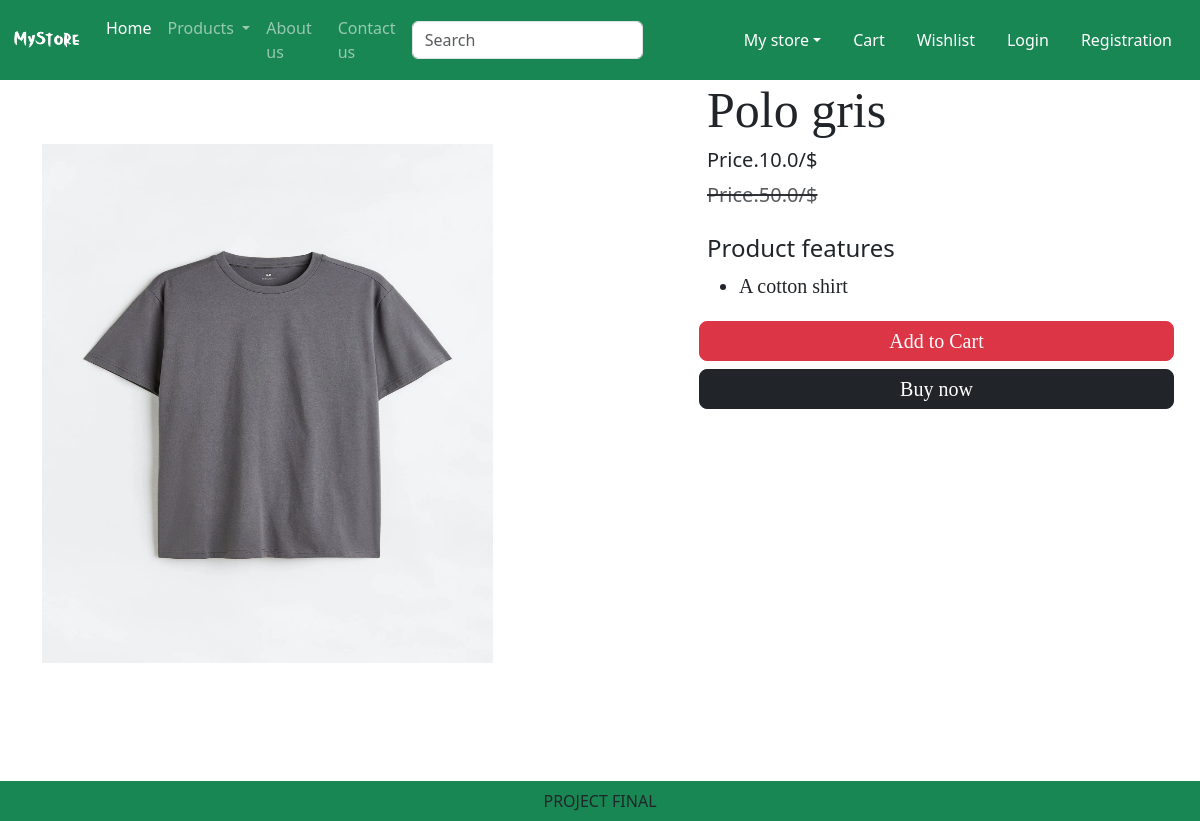
Before: /product-detail/1 with the older database file.
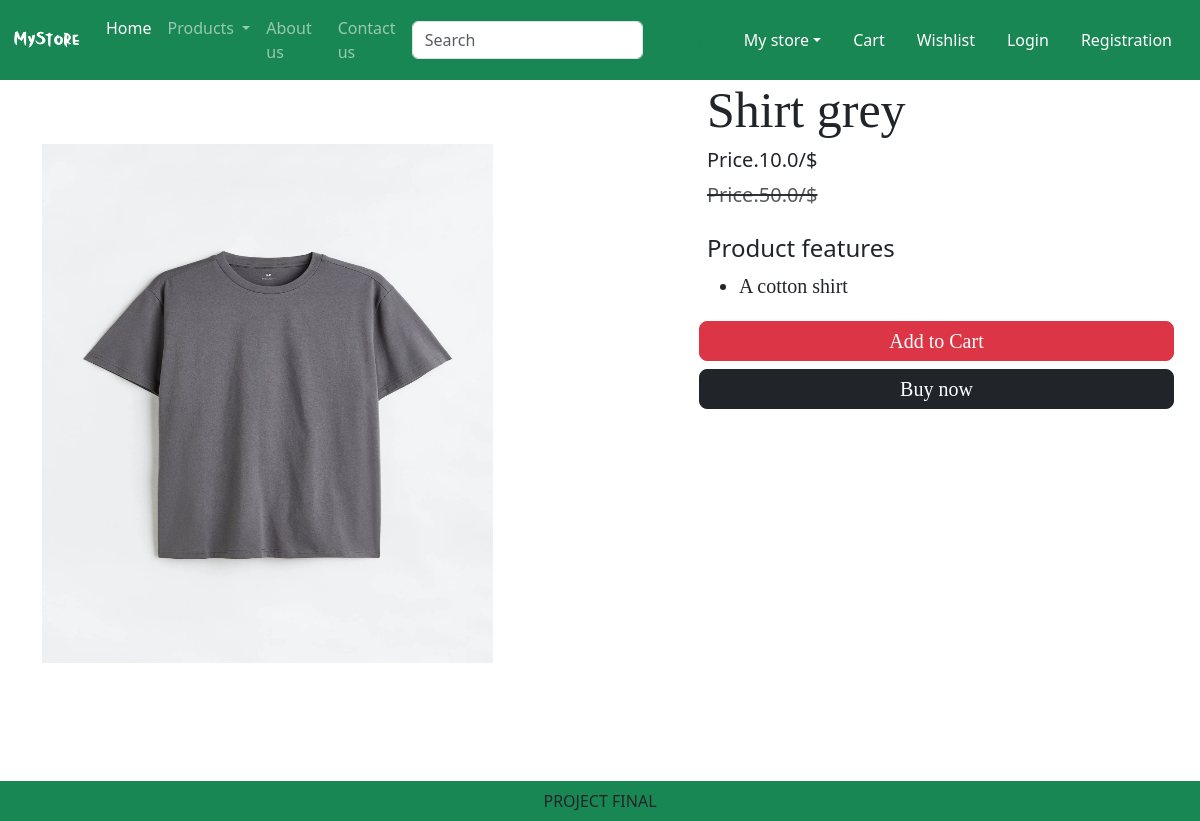
After: the same page with the newer database file.
### app/models.py (models this page shows, shortened)
class Product(models.Model):
    title = models.CharField(max_length=100)
    selling_price = models.FloatField()
    discounted_price = models.FloatField()
    description = models.TextField()
    composition = models.TextField(default='')
    podapp = models.TextField(default='')
    category = models.CharField(choices=CATEGORY_CHOICES, max_length=2)
    product_image = models.ImageField(upload_to='product', blank=True, null=True)

### app/views.py (the view)
# urls.py: path("product-detail/<int:pk>", views.ProductDetail.as_view(),name="product-detail" ),
class ProductDetail(View):
    def get(self,request,pk):
        product = Product.objects.get(pk=pk)
        return render(request,"app/productdetail.html",locals())

### app/templates/app/productdetail.html (shortened to what this page needs)
{% extends 'app/base.html' %}
{% load static %}
{% block main-content %}
    <div class="container">
        <div class ="row flex justify-content-between">
            <div class="img2 col-lg-5 mt-5">
                <img src="{{product.product_image.url}}" class="image col-xs-6 col-sm-12 col-lg-12 mt-3 text-sm-center w-100 h-75" alt="">
            </div>
            <div class="productdetail col-lg-5">
                <h1 style="font-family:Georgia;font-size:50px;">{{product.title}}</h1>
                <h5>Price.{{product.discounted_price}}/$</h5>
                <small class ="text-decoration-line-through text-muted fs-5"><del>Price.{{product.selling_price}}/$</small></del>
                <br><br><h4>Product features</h4>
                <ul class ="fs-5" style="font-family: Rajdhani;">
                    <li>{{product.description}}</li>
                </ul>
                <div class="buttons row flex" style="font-family: Rajdhani;">
                    <button type="submit" class="d-grid gap-2 btn1 btn btn-danger p-1 m-1 btn-lg text-decoration-none text-white">Add to Cart</button>
                    <div class ="btn btn-dark p-1 m-1 btn-lg"><a href="#" class="text-decoration-none text-white">Buy now</a></div>
                </div>
            </div>
        </div>
    </div>
{% endblock main-content %}

Changed rows visible on the page:
changed Product "A cotton shirt": title "Polo gris" → "Shirt grey"
